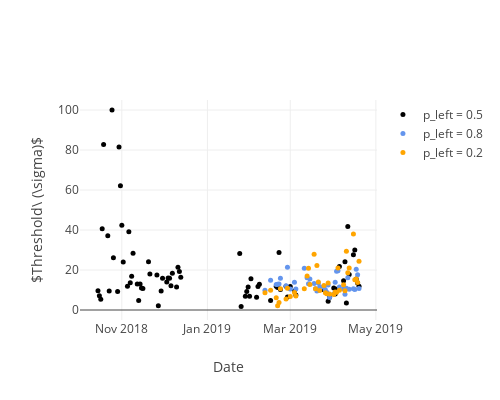
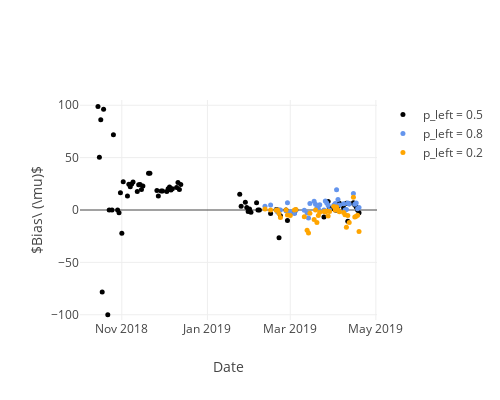
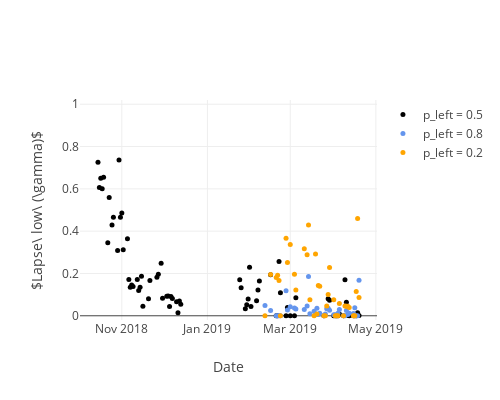
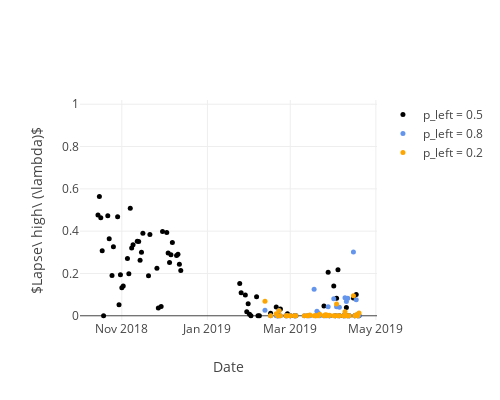

Notebook code for these charts, in order:
### Code cell
par_title_names = ['Threshold', 'Bias', 'Lapse\ low', 'Lapse\ high']
par_symbols = ['sigma', 'mu', 'gamma', 'lambda']
ranges = [[-5, 105], [-105, 105], [-0.02, 1.02], [-0.02, 1.02]]
for ipar, par_name in enumerate(par_names):
    layout = go.Layout(
        width=500,
        height=400,
        title='', 
        xaxis={'title':'Date'}, 
        yaxis=dict(
            title='${}\ (\\{})$'.format(
            par_title_names[ipar], par_symbols[ipar]),
            range = ranges[ipar]
        ),
    )
    fig = go.Figure(data=pars[par_name], layout=layout)
    plotly.offline.iplot(fig)
    f = open('{}.json'.format(par_name), 'w')
    s = json.dumps(fig.to_plotly_json())
    f.write(s)
    f.close()
